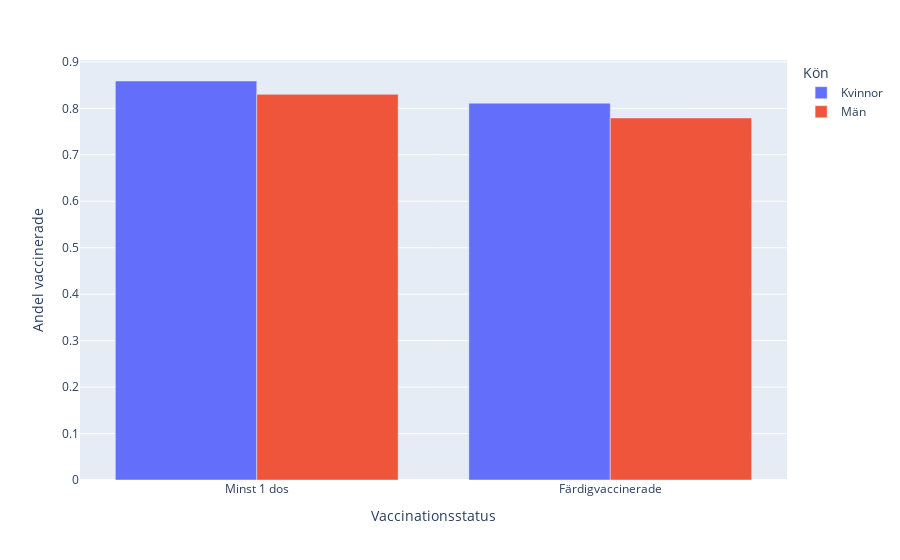

The notebook cell saved with this chart:
### Markdown cell above
## KPI 3. Andel män vaccinerade.
Män vaccinerar sig mindre än kvinnor, vi vill kunna se den nationella performansen.
Objektiv är att minska skillnaden i andelen mellan vaccinerade män och kvinnor, skillnaden av andel är KPIn, och det är bra när den minskar.

### Code cell
vaccination_kön_raw = pd.read_excel(path, sheet_name = "Vaccinerade kön")
vaccination_kön = vaccination_kön_raw[vaccination_kön_raw["Kön"] != "Totalt"]

fig_2 = px.bar(vaccination_kön, x ="Vaccinationsstatus", y ="Andel vaccinerade", color = "Kön" , barmode='group')
fig_2.show()
fig_2.write_html("Data/html/andel_kön.html")

### Figure 1 — Plotly figure (JSON) as saved in the notebook; plotly's stock layout.template omitted (floating-point values rounded to 4 significant figures)
{"data": [{"alignmentgroup": "True", "hovertemplate": "Kön=Kvinnor<br>Vaccinationsstatus=%{x}<br>Andel vaccinerade=%{y}<extra></extra>", "legendgroup": "Kvinnor", "marker": {"color": "#636efa", "pattern": {"shape": ""}}, "name": "Kvinnor", "offsetgroup": "Kvinnor", "orientation": "v", "showlegend": true, "textposition": "auto", "type": "bar", "x": ["Minst 1 dos", "Färdigvaccinerade"], "xaxis": "x", "y": [0.8588, 0.811], "yaxis": "y"}, {"alignmentgroup": "True", "hovertemplate": "Kön=Män<br>Vaccinationsstatus=%{x}<br>Andel vaccinerade=%{y}<extra></extra>", "legendgroup": "Män", "marker": {"color": "#EF553B", "pattern": {"shape": ""}}, "name": "Män", "offsetgroup": "Män", "orientation": "v", "showlegend": true, "textposition": "auto", "type": "bar", "x": ["Minst 1 dos", "Färdigvaccinerade"], "xaxis": "x", "y": [0.8301, 0.7793], "yaxis": "y"}], "layout": {"barmode": "group", "legend": {"title": {"text": "Kön"}, "tracegroupgap": 0}, "margin": {"t": 60}, "xaxis": {"anchor": "y", "domain": [0, 1], "title": {"text": "Vaccinationsstatus"}}, "yaxis": {"anchor": "x", "domain": [0, 1], "title": {"text": "Andel vaccinerade"}}}}
